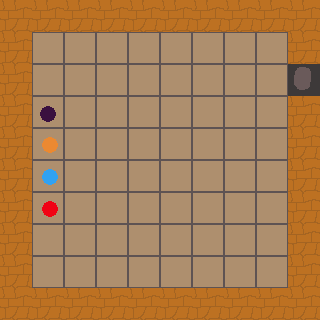

A level layout from a 2D game, rendered from its tile map. Below: a short description, then the map file with its tile-grid data intact:
An orthogonal 10x10 tile map with 32x32 px tiles, 5 tile layers (Floor, Wall, CeilingP1, Object, ...).

<map version="1.0" orientation="orthogonal" renderorder="right-down" width="10" height="10" tilewidth="32" tileheight="32" nextobjectid="1">
 <properties>
  <property name="-PuzzleId" value="1" />
  <property name="=FloorButtonSequence" value="blue,red,blue,red" />
  <property name="PlayerStartingPosition" value="4,8" />
  <property name="name" value="Test 1" />
 </properties>
 <tileset firstgid="1" name="RoomEditorImage" tilewidth="32" tileheight="32">
  <image source="../RoomEditorImage.png" width="320" height="96" />
  <tile id="3">
   <properties>
    <property name="FloorButton" value="red" />
    <property name="button" value="red" />
   </properties>
  </tile>
  <tile id="4">
   <properties>
    <property name="FloorButton" value="blue" />
    <property name="button" value="blue" />
   </properties>
  </tile>
  <tile id="5">
   <properties>
    <property name="FloorButton" value="yellow" />
    <property name="button" value="yellow" />
   </properties>
  </tile>
  <tile id="6">
   <properties>
    <property name="FloorButton" value="white" />
    <property name="button" value="white" />
   </properties>
  </tile>
  <tile id="7">
   <properties>
    <property name="FloorButton" value="" />
    <property name="button" value="" />
   </properties>
  </tile>
  <tile id="8">
   <properties>
    <property name="door" value="red" />
   </properties>
  </tile>
  <tile id="9">
   <properties>
    <property name="door" value="blue" />
   </properties>
  </tile>
  <tile id="10">
   <properties>
    <property name="door" value="yellow" />
   </properties>
  </tile>
  <tile id="11">
   <properties>
    <property name="door" value="white" />
   </properties>
  </tile>
  <tile id="12">
   <properties>
    <property name="door" value="" />
   </properties>
  </tile>
  <tile id="23">
   <properties>
    <property name="SnakeKey" value="0" />
   </properties>
  </tile>
  <tile id="24">
   <properties>
    <property name="SnakeKey" value="1" />
   </properties>
  </tile>
  <tile id="25">
   <properties>
    <property name="SnakeKey" value="2" />
   </properties>
  </tile>
  <tile id="26">
   <properties>
    <property name="SnakeKey" value="3" />
   </properties>
  </tile>
  <tile id="27">
   <properties>
    <property name="door" value="trap" />
   </properties>
  </tile>
  <tile id="28">
   <properties>
    <property name="door" value="locked" />
    <property name="lockedDoor" value="1" />
   </properties>
  </tile>
 </tileset>
 <layer name="Floor" width="10" height="10">
  <data encoding="csv">
0,0,0,0,0,0,0,0,0,0,
0,2,2,2,2,2,2,2,2,0,
0,2,2,2,2,2,2,2,2,0,
0,2,2,2,2,2,2,2,2,0,
0,2,2,2,2,2,2,2,2,0,
0,2,2,2,2,2,2,2,2,0,
0,2,2,2,2,2,2,2,2,0,
0,2,2,2,2,2,2,2,2,0,
0,2,2,2,2,2,2,2,2,0,
0,0,0,0,0,0,0,0,0,0
</data>
 </layer>
 <layer name="Wall" width="10" height="10">
  <data encoding="csv">
1,1,1,1,1,1,1,1,1,1,
1,0,0,0,0,0,0,0,0,1,
1,0,0,0,0,0,0,0,0,3,
1,0,0,0,0,0,0,0,0,1,
1,0,0,0,0,0,0,0,0,1,
1,0,0,0,0,0,0,0,0,1,
1,0,0,0,0,0,0,0,0,1,
1,0,0,0,0,0,0,0,0,1,
1,0,0,0,0,0,0,0,0,1,
1,1,1,1,1,1,1,1,1,1
</data>
 </layer>
 <layer name="CeilingP1" width="10" height="10">
  <data encoding="csv">
0,0,0,0,0,0,0,0,0,0,
0,0,0,0,0,0,0,0,0,0,
0,0,0,0,0,0,0,0,0,0,
0,0,0,0,0,0,0,0,0,0,
0,0,0,0,0,0,0,0,0,0,
0,0,0,0,0,0,0,0,0,0,
0,0,0,0,0,0,0,0,0,0,
0,0,0,0,0,0,0,0,0,0,
0,0,0,0,0,0,0,0,0,0,
0,0,0,0,0,0,0,0,0,0
</data>
 </layer>
 <layer name="Object" width="10" height="10">
  <data encoding="csv">
0,0,0,0,0,0,0,0,0,0,
0,0,0,0,0,0,0,0,0,0,
0,0,0,0,0,0,0,0,0,0,
0,7,0,0,0,0,0,0,0,0,
0,6,0,0,0,0,0,0,0,0,
0,5,0,0,0,0,0,0,0,0,
0,4,0,0,0,0,0,0,0,0,
0,0,0,0,0,0,0,0,0,0,
0,0,0,0,0,0,0,0,0,0,
0,0,0,0,0,0,0,0,0,0
</data>
 </layer>
 <layer name="RoofP2" width="10" height="10">
  <data encoding="csv">
0,0,0,0,0,0,0,0,0,0,
0,0,0,0,0,0,0,0,0,0,
0,0,0,0,0,0,0,0,0,0,
0,0,0,0,0,0,0,0,0,0,
0,0,0,0,0,0,0,0,0,0,
0,0,0,0,0,0,0,0,0,0,
0,0,0,0,0,0,0,0,0,0,
0,0,0,0,0,0,0,0,0,0,
0,0,0,0,0,0,0,0,0,0,
0,0,0,0,0,0,0,0,0,0
</data>
 </layer>
</map>